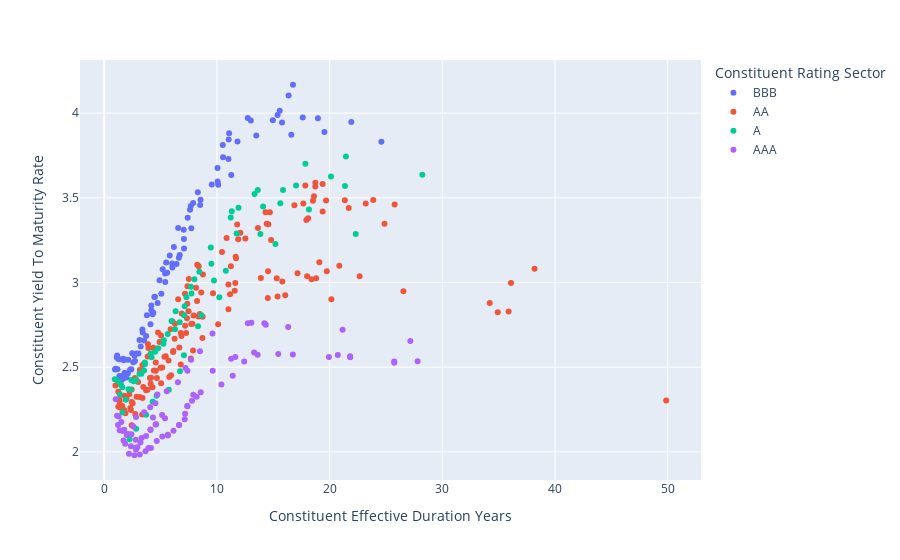

Write notebook code for a chart like this one.
### Markdown cell above
##### Example plots with scatter plot

### Code cell
x, y = 'Constituent Effective Duration Years', 'Constituent Yield To Maturity Rate'
color  = 'Constituent Rating Sector' # Constituent Geography
size = index_constituents['Constituent Market Value Amount'].to_list()

plot_scatter(index_constituents, x, y, color=color)
